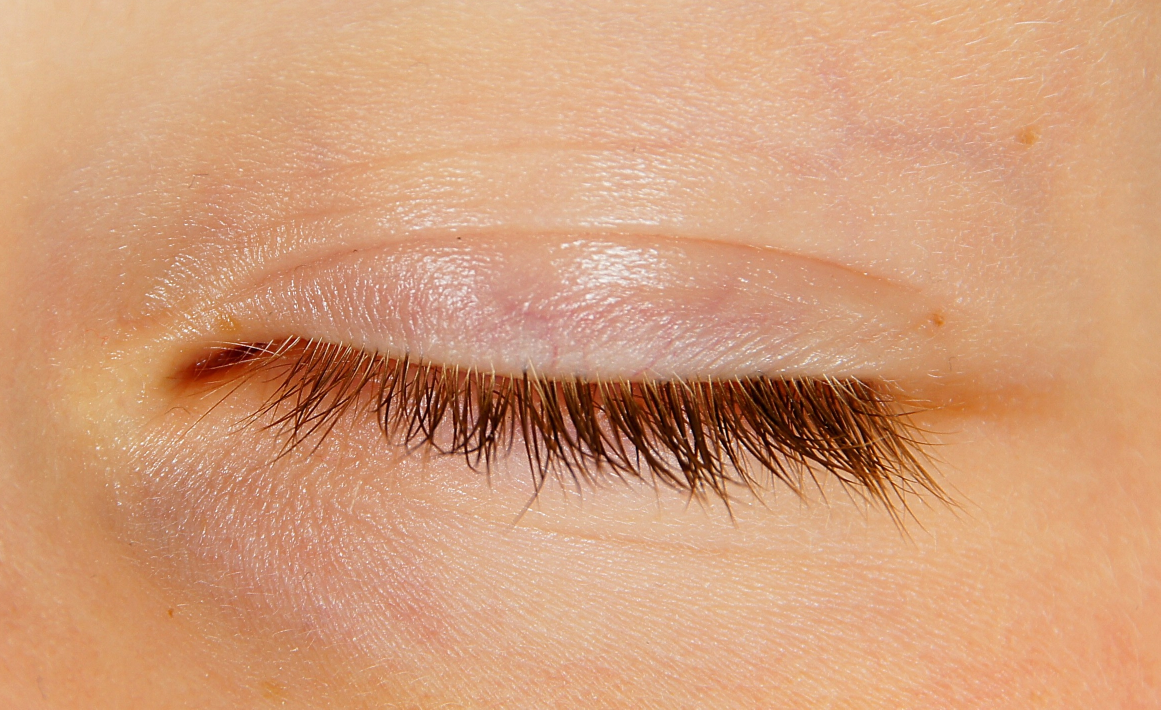
//> input picture eye_blink/histogram_eye/close_1.jpg, 2321 x 1419 px (shown at 1/2 size)
$ ./test close_1.jpg   (built with g++ and OpenCV 4)
//> lines starting //> are read from the running program, lines starting //| are printed output that depends on the picture
### eye_blink/histogram_eye/rhog.cpp
#include <stdio.h>
#include <dirent.h>
#include <ios>
#include <fstream>
#include <stdexcept>
#include <opencv2/opencv.hpp>
#include <opencv2/highgui/highgui.hpp>
#include <opencv2/ml/ml.hpp>
#include<math.h>
using namespace std;
using namespace cv;
#define PI 3.14159625

// [4 lines left out: function drawLine, not called in this run]

Mat drawrhog(Mat image)
{
    float storedHogFeatures[225][9]={0};
    Mat imageData;
    resize(image,imageData,Size(128,128));
    HOGDescriptor hog(Size(128, 128),Size(16, 16),Size(8, 8),Size(8, 8),9,-1,0.2,true,64);
    vector<float> featureVector;
    featureVector.clear();
    vector<Point> locations;
    hog.compute(imageData, featureVector, Size(8,8), Size(0,0), locations);
    for(int i=0;i<225;i++)
        for(int j=0; j<36;j++)
           storedHogFeatures[i][j%9]+=featureVector.at(i*36+j)*featureVector.at(i*36+j);

    Mat img= Mat::zeros(128,128,CV_8U);
    int px,py;
    for(int i=0;i<225;i++)
    {
        px= 8+(i%15)*8;
        py= 8+(int)(i/15)*16;
        for(int j=0;j<9;j++)
            drawLine(img,Point(px,py),j,(int)255*storedHogFeatures[i][j]);
    }
    return img;
}

// [6 lines of commented-out code are left out]

### eye_blink/histogram_eye/test.cpp
#include"rhog.cpp"
int main(int argc,char* argv[])
{
    Mat img=imread(argv[1],0);
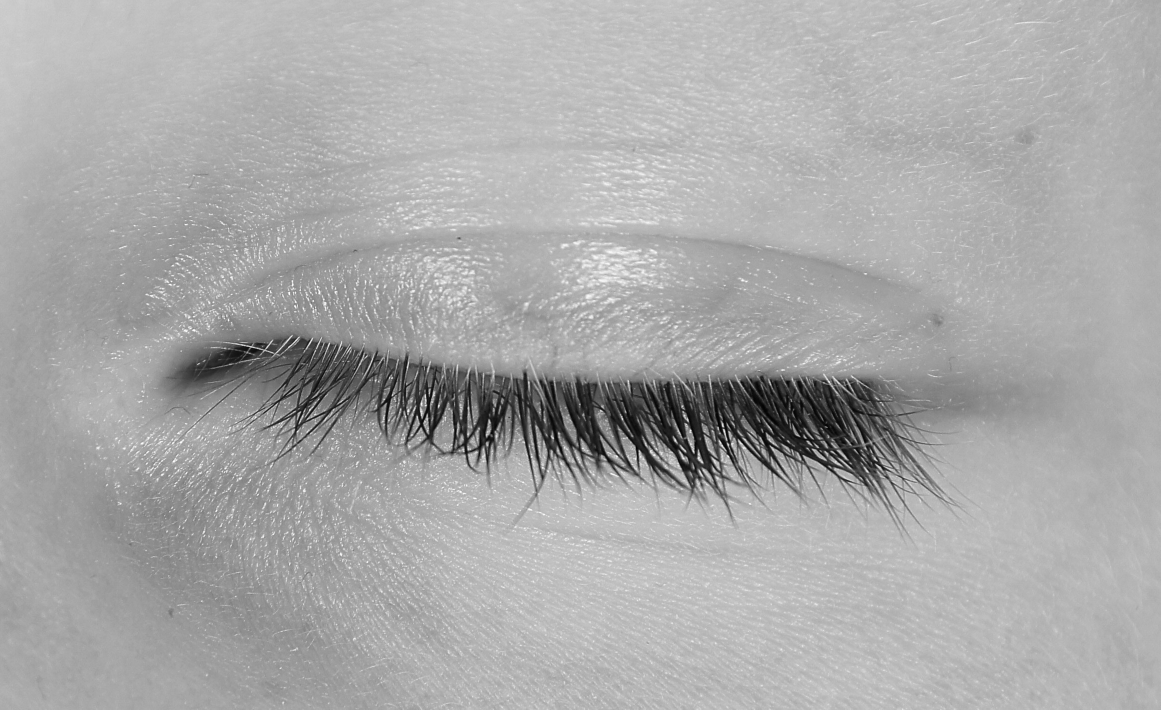
//> img: 1419 rows x 2321 cols, CV_8UC1 (shown at 1/2 size); min 1, max 255, mean 168.7
    imshow("R-HOG",drawrhog(img));
//> in drawrhog, `resize(image,imageData,Size(128,128));`:
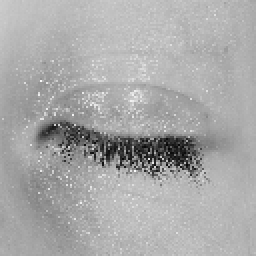
//> imageData: 128 rows x 128 cols, CV_8UC1 (shown 2 times larger); min 6, max 250, mean 168.6
//> (the run ends here: the program needs code that is not available in this run, at `HOGDescriptor hog(Size(128, 128),Size(16, 16),Size(8, 8),Size(8, 8),9,..`)

$ run again, on eye_blink/histogram_eye/open_1.jpg
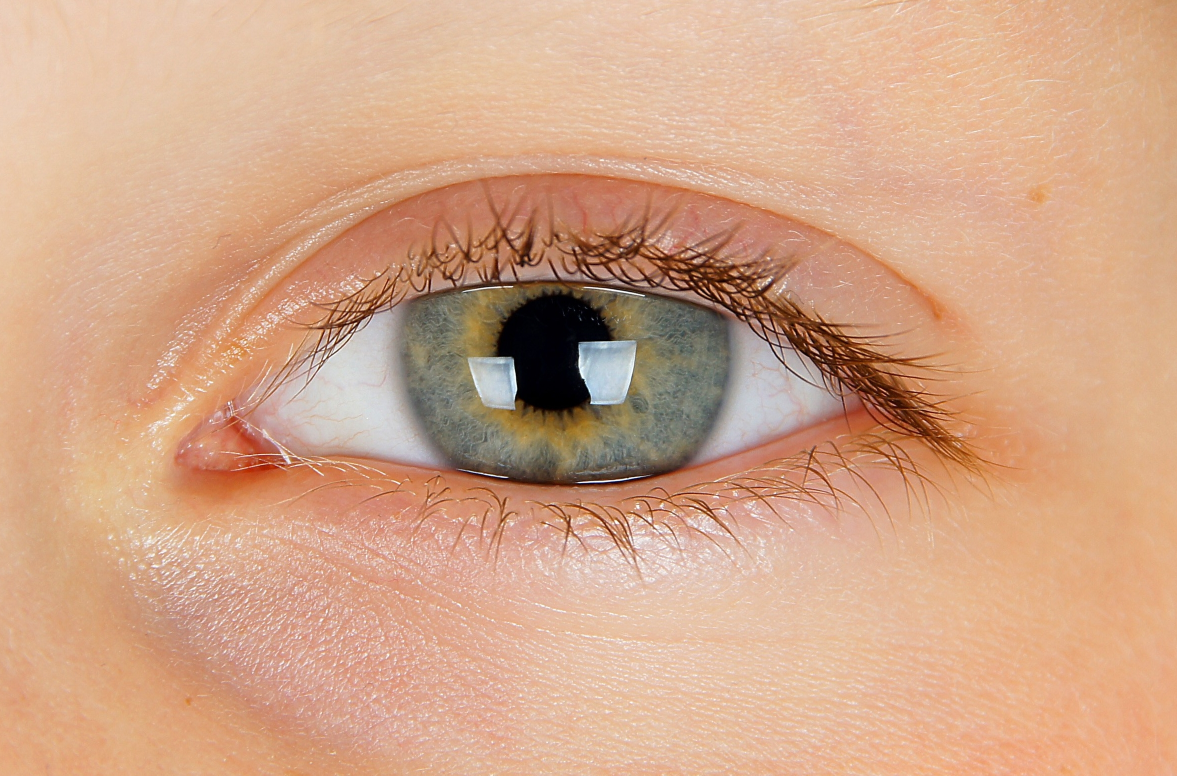
//> input picture eye_blink/histogram_eye/open_1.jpg, 2354 x 1551 px (shown at 1/2 size)
//> `Mat img=imread(argv[1],0);`:
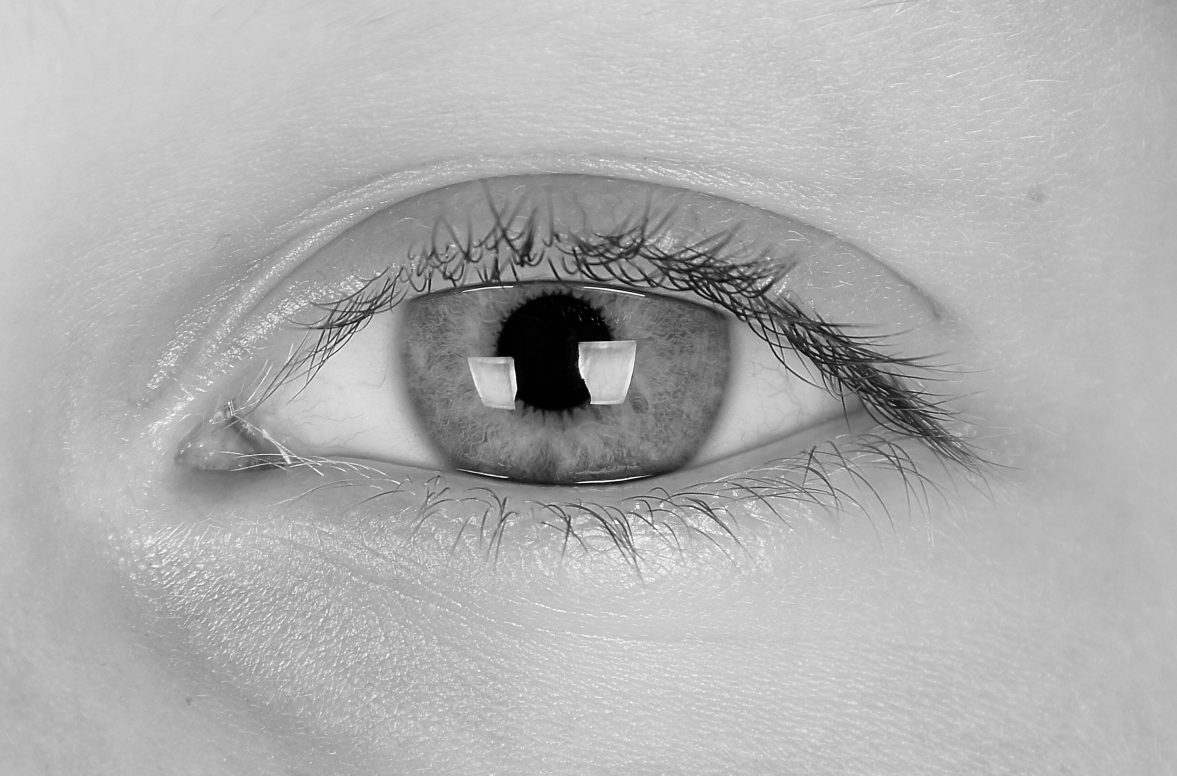
//> img: 1551 rows x 2354 cols, CV_8UC1 (shown at 1/2 size); min 0, max 255, mean 175.3
//> in drawrhog, `resize(image,imageData,Size(128,128));`:
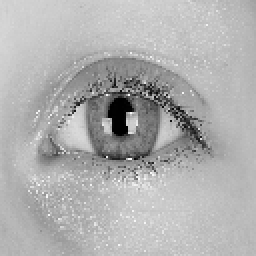
//> imageData: 128 rows x 128 cols, CV_8UC1 (shown 2 times larger); min 0, max 252, mean 175.3
